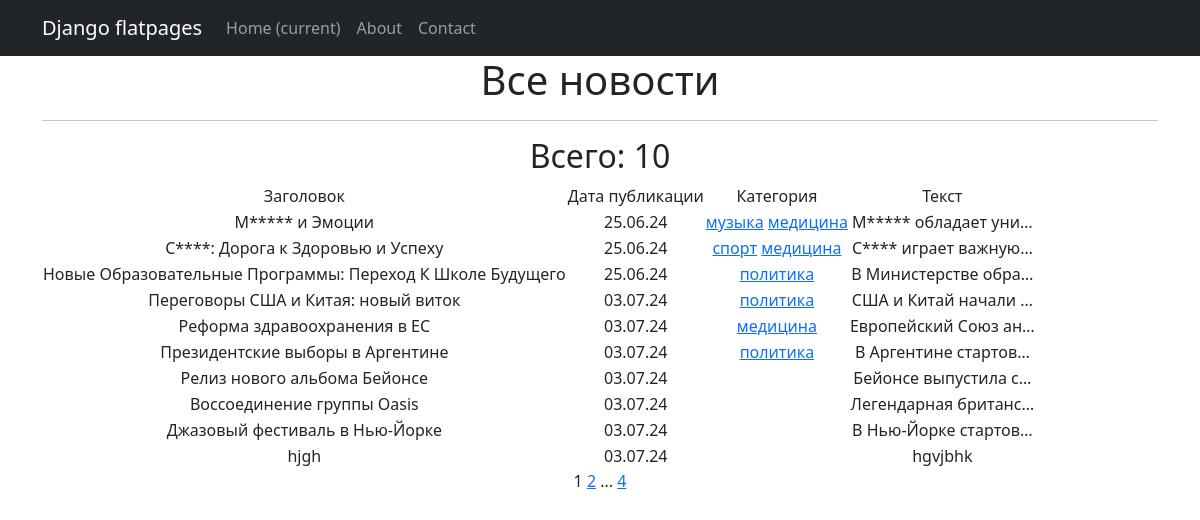
Page /news/ on the committed database.
### news/models.py (models this page shows, shortened)
class Post(models.Model):
    article = 'AR'
    news = 'NE'
    TYPES = [(article, 'статья'), (news, 'новость')]
    author_post = models.ForeignKey(to='Author', on_delete=models.CASCADE, related_name='posts')
    type = models.CharField(max_length=2, choices=TYPES, default=article)
    date_created = models.DateTimeField(auto_now_add=True)
    category = models.ManyToManyField(to='Category', through='PostCategory' )
    title = models.CharField(max_length=100)
    text = models.TextField()
    rating = models.IntegerField(default=0)

class Category(models.Model):
    name_category = models.CharField(max_length=50, unique=True)
    subscribers = models.ManyToManyField(User, related_name='categories')
    def __str__(self):
        return self.name_category

### news/views.py (the view)
# urls.py: path('', PostList.as_view(), name='posts_list'),
class PostList(ListView):
    model = Post
    ordering = 'date_created'
    template_name = 'news.html'
    context_object_name = 'posts'
    paginate_by = 10  # количество записей на странице

### news/templatetags/custom_filters.py (called while the page is built)
@register.filter()
def censor(value):
    for c in CENSOR:
        value = value.replace(c[1:], '*' * len(c[1:]))
    return f'{value}'

### templates/news.html (shortened to what this page needs)
{% extends 'flatpages/default.html' %}
{% load custom_filters %}
{% block content %}
<h1>Все новости</h1>
<hr>
<h2>Всего: {{ posts|length }}</h2>
{% if posts %}
<table>
    <tr>
        <td>Заголовок</td>
        <td>Дата публикации</td>
        <td>Категория</td>
        <td>Текст</td>
    </tr>
    {% for post in posts %}
    <tr>
        <td>{{ post.title|censor }}</td>
        <td> {{ post.date_created|date:'d.m.y' }}</td>
        <td>
            {% for category in post.category.all %}
                <a href="{% url 'category_list' category.id %}"> {{ category }}</a>
            {% endfor %}
        </td>
        <td>{{ post.text|truncatechars:20|censor }}</td>
        <td>
        </td>
    </tr>
    {% endfor %}
</table>
{% else %}
<h2> Статей нет! </h2>
{% endif %}
{{ page_obj.number }}
{% if page_obj.has_next %}
<a href="?page={{ page_obj.next_page_number }}">{{ page_obj.next_page_number }}</a>
{% if paginator.num_pages != page_obj.next_page_number %}
...
<a href="?page={{ page_obj.paginator.num_pages }}">{{ page_obj.paginator.num_pages }}</a>
{% endif %}
{% endif %}
{% endblock content %}

### rows in the picture
Post: title|censor "М***** и Эмоции", date_created "25.06.24", text|censor "М***** обладает уни…"
Category: name_category "музыка"
Category: name_category "медицина"
Post: title|censor "С****: Дорога к Здоровью и Успеху", date_created "25.06.24", text|censor "С**** играет важную…"
Category: name_category "спорт"
Post: title|censor "Новые Образовательные Программы: Переход К Школе Будущего", date_created "25.06.24", text|censor "В Министерстве обра…"
Category: name_category "политика"
Post: title|censor "Переговоры США и Китая: новый виток", date_created "03.07.24", text|censor "США и Китай начали …"
Post: title|censor "Реформа здравоохранения в ЕС", date_created "03.07.24", text|censor "Европейский Союз ан…"
Post: title|censor "Президентские выборы в Аргентине", date_created "03.07.24", text|censor "В Аргентине стартов…"
Post: title|censor "Релиз нового альбома Бейонсе", date_created "03.07.24", text|censor "Бейонсе выпустила с…"
Post: title|censor "Воссоединение группы Oasis", date_created "03.07.24", text|censor "Легендарная британс…"
Post: title|censor "Джазовый фестиваль в Нью-Йорке", date_created "03.07.24", text|censor "В Нью-Йорке стартов…"
Post: title|censor "hjgh", date_created "03.07.24", text|censor "hgvjbhk"

### other values in the picture
{{ posts|length }} "10"
{{ page_obj.number }} "1"
{{ page_obj.next_page_number }} "2"
{{ page_obj.paginator.num_pages }} "4"
